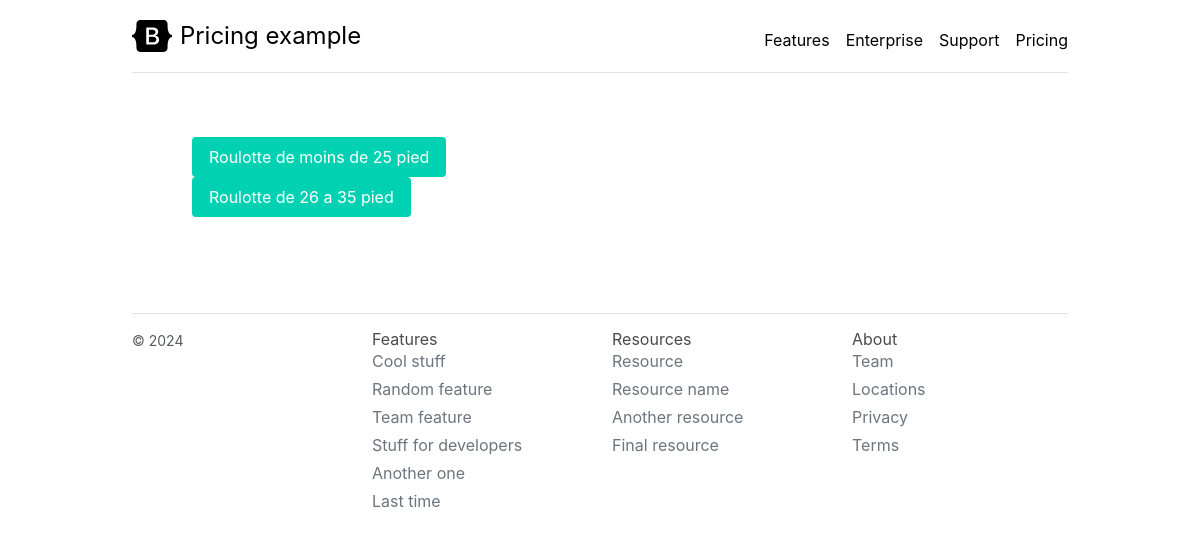
The page / on the database its author committed.
### app.py (models this page shows, shortened)
class Product(db.Model):
    id = db.Column(db.Integer, primary_key=True)
    name = db.Column(db.String(100), nullable=False)
    product_name = db.Column(db.String(100), nullable=False)
    description = db.Column(db.String(100), nullable=False)
    price = db.Column(db.Integer, nullable=False)
    stock_quantity = db.Column(db.Integer, nullable=False)
    price_id = db.Column(db.String(100), nullable=False)

### app.py (the view)
@app.route('/')
def index():
    products = Product.query.all()
    return render_template("index.html", products=products)

### templates/index.html
{% extends "base.html" %}
{% block content %}
  <section class="section">
    {% for product in products %}
    <div class="container">
      <button class="button is-primary submitBtn" price_ID={{product.price_id}} product_ID={{product.id}} id="submitBtn">{{ product.product_name}}</button>
    </div>
    {% endfor %}
  </section>
{% endblock %}

### rows shown on the page
Product: product_name "Roulotte de moins de 25 pied"
Product: product_name "Roulotte de 26 a 35 pied"
